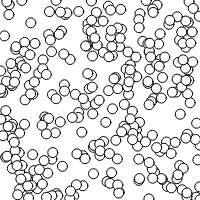
Frame 1 (no input)
Frame 60 (no input): identical to frame 1, image omitted
Frame 120 (the mouse pressed at the canvas centre since frame 60): identical to frame 1, image omitted

The p5.js sketch that drew this single still picture (run headless with seeded random() and noise() and a simulated clock; from frame 60 on, the mouse is pressed at the canvas centre):

// p5.js sketch
// ── sketch.js
var randomPositionX = 0;
var randomPositionY = 0;
var numberOfEllipse = 300;
function setup() {
  createCanvas(200, 200);
  
  background(255);
  for (var i = 0; i < numberOfEllipse; i++) {
    randomPositionX = random(width);
    randomPostitionY = random(height);
    ellipse(randomPositionX, randomPostitionY, 10, 10);

  }

}

function draw() {

  
}
